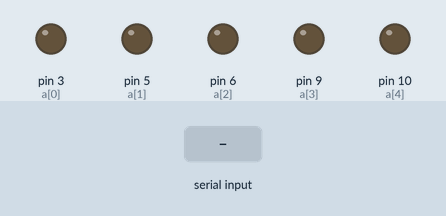
Simulated run of this sketch. Board: Arduino Uno, built with avr-gcc and run on an emulated ATmega328P. Parts: output pins drawn as LEDs (lit = HIGH). The test bench sets the inputs (shaded band). What the sketch prints to the serial monitor is not drawn.

Above: at 1.2 s.
1.3 s: "90,45\n" received over Serial
At 2.1 s:
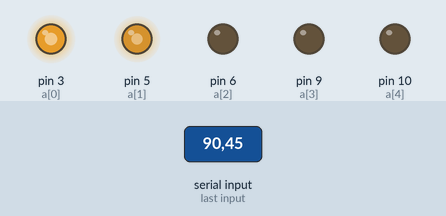
3.8 s: "30,150\n" received over Serial
At 4.5 s:
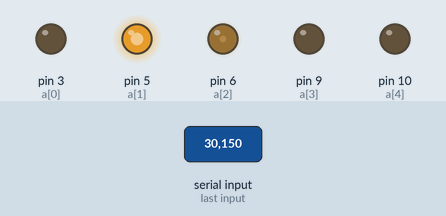
6.3 s: "5\n" received over Serial
At 7.1 s:
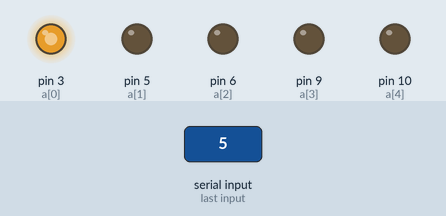
8.8 s: "90\n" received over Serial
At 9.4 s:
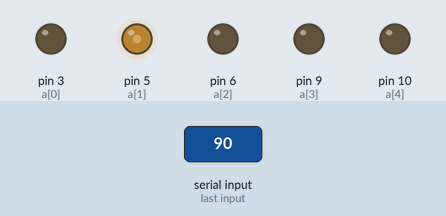
11.3 s: "200\n" received over Serial
At 12.1 s:
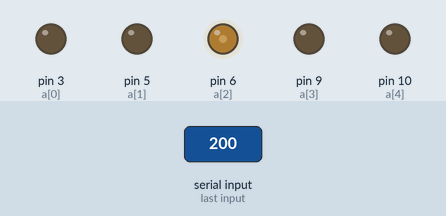
Timing chart, 0 to 14.3 s (numbered marks = the images above; inputs shaded):
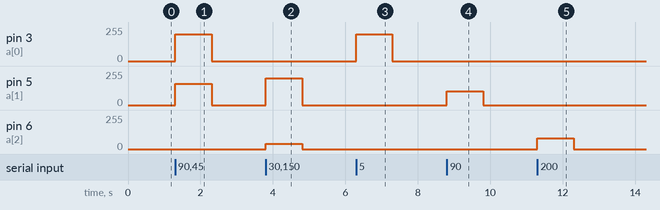

The sketch:

Serialpatern.ino
```cpp
void setup() {
  Serial.begin(9600);
  pinMode(3, OUTPUT);
  pinMode(5, OUTPUT);
  pinMode(6, OUTPUT);
  pinMode(9, OUTPUT);
  pinMode(10, OUTPUT);
  Serial.print("Enter the levels");


}

void loop() {
  int i,c,s;
int a[]={3,5,6,9,10};
  while(Serial.available()!=0)
  {
    i=Serial.parseInt();
    if(i==0)
    {
      for(c=0;c<5;c++)
      {
        analogWrite(a[c],0);
      }
    }
    c=0;
    while(i>0)
    {
      s=i%10;
      analogWrite(a[c],40*s);
      c++;
      i=i/10;
    }
    //delay(100);
  }


}
```

Measured:
- after the input at 1.3 s, pin 3 (a[0]): 0/255 → 200/255 at once, → 0/255 1.0 s later; pin 5 (a[1]): 0/255 → 160/255 at once, → 0/255 1.0 s later
- after the input at 3.8 s, pin 5 (a[1]): 0/255 → 200/255 at once, → 0/255 1.0 s later; pin 6 (a[2]): 0/255 → 40/255 at once, → 0/255 1.0 s later
- after the input at 6.3 s, pin 3 (a[0]): 0/255 → 200/255 at once, → 0/255 1.0 s later
- after the input at 8.8 s, pin 5 (a[1]): 0/255 → 104/255 at once, → 0/255 1.0 s later
- after the input at 11.3 s, pin 6 (a[2]): 0/255 → 80/255 at once, → 0/255 1.0 s later
